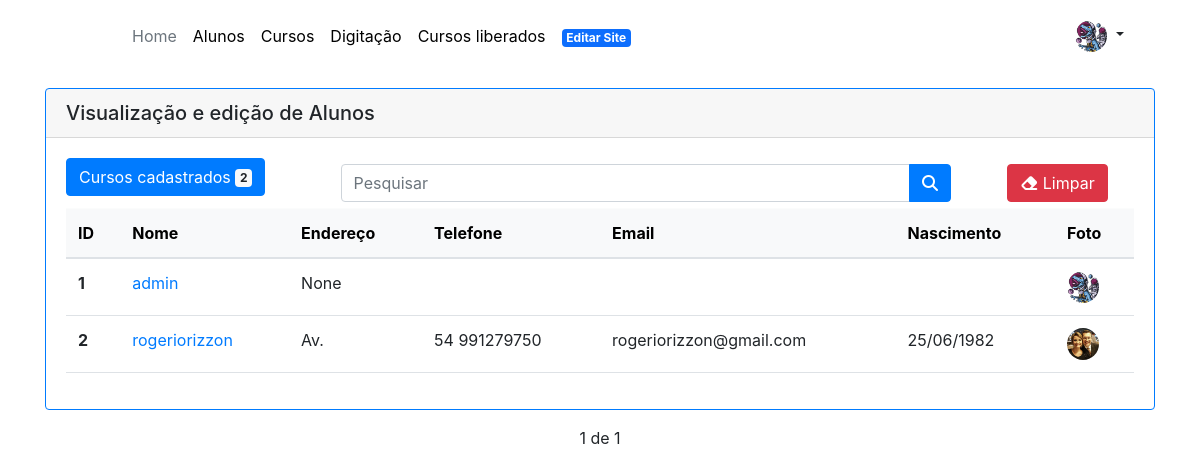
The page /alunos/ (signed in) on the database its author committed.
### aluno/models.py (models this page shows, shortened)
class Aluno(models.Model):
    user = models.OneToOneField(User, on_delete=models.CASCADE, validators=[validators.EmailValidator()])
    nome_completo = models.CharField(max_length=255)
    genero = models.CharField(
        max_length=2,
        default='',
        choices=(
            ('H', 'Homem'),
            ('M', 'Mulher'),
            ('O', 'Outros'),
        )
    )
    endereco = models.CharField(max_length=255, blank=True, null=True)
    numero = models.CharField(max_length=5)
    complemento = models.CharField(max_length=30)
    bairro = models.CharField(max_length=30)
    cep = models.CharField(max_length=8)
    cidade = models.CharField(max_length=30)
    estado = models.CharField(
        max_length=2,
        default='RS',
        choices=(
            ('AC', 'Acre'),
            ('AL', 'Alagoas'),
            ('AP', 'Amapá'),
            ('AM', 'Amazonas'),
            ('BA', 'Bahia'),
            ('CE', 'Ceará'),
            ('DF', 'Distrito Federal'),
            ('ES', 'Espírito Santo'),
            ('GO', 'Goiás'),
            ('MA', 'Maranhão'),
            ('MT', 'Mato Grosso'),
            ('MS', 'Mato Grosso do Sul'),
            ('MG', 'Minas Gerais'),
            ('PA', 'Pará'),
            ('PB', 'Paraíba'),
            ('PR', 'Paraná'),
            ('PE', 'Pernambuco'),
            ('PI', 'Piauí'),
            ('RJ', 'Rio de Janeiro'),
            ('RN', 'Rio Grande do Norte'),
            ('RS', 'Rio Grande do Sul'),
            ('RO', 'Rondônia'),
            ('RR', 'Roraima'),
            ('SC', 'Santa Catarina'),
            ('SP', 'São Paulo'),
            ('SE', 'Sergipe'),
            ('TO', 'Tocantins'),
        )
    )
    telefone = models.CharField(max_length=20)
    email = models.EmailField()
    data_nascimento = models.DateField(blank=True, null=True)
    cpf = models.CharField(max_length=255, blank=True, null=True)
    foto = models.ImageField(upload_to='media/aluno/foto')
    cadastro_completo = models.BooleanField(default=False)
    tour_completo = models.BooleanField(default=True)
    tour_dig_completo = models.BooleanField(default=True)

### aluno/views.py (the view)
# urls.py: path('alunos/', views.lista_alunos, name='aluno_alunos'),
@login_required
def lista_alunos(request):
    alunos_lista = Aluno.objects.all()
    search = request.GET.get('search')
    if search:
        alunos = Aluno.objects.filter(user__username__icontains=search)
    else:
        paginator = Paginator(alunos_lista, 15)
        page = request.GET.get('page')
        alunos = paginator.get_page(page)
    users = User.objects.all()
    alunos_total = alunos_lista.count()
    form = AlunoForm()
    data = {
        'alunos': alunos,
        'form': form,
        'users': users,
        'alunos_total' : alunos_total,
        }
    for aluno in alunos:
        if not aluno.foto:
            aluno.foto = 'media/aluno/foto/default.png'
            aluno.save()
    return render(request, 'aluno/lista_alunos.html', data)

### aluno/forms.py
class AlunoForm(ModelForm):
    class Meta:
        model = Aluno
        fields = ['nome_completo','genero', 'endereco', 'numero','complemento','bairro','cep','cidade','estado', 'telefone', 'email', 'data_nascimento', 'cpf', 'foto']
        widgets = {
            'imagem': forms.FileInput(),
        }

### aluno/context_processors.py (called while the page is built)
def aluno(request):
    if request.user.is_authenticated:
        try:
            aluno = Aluno.objects.get(user=request.user)
        except Aluno.DoesNotExist:
            aluno = None
    else:
        aluno = None
    return {'aluno': aluno}

### pedido/context_processors.py (called while the page is built)
def cart_item_count(request):
    carrinho = request.session.get('carrinho', {})
    total_itens = len(carrinho)
    return {'total_itens': total_itens}

### aluno/templates/aluno/lista_alunos.html (shortened to what this page needs)
{% extends 'aluno/base_admin.html' %}
{% load bootstrap %}
{% load static %}
{% block main %}
  <div class="card border-primary mb-3">
    <h5 class="card-header">Visualização e edição de Alunos</h5>
    <div class="card-body">
      <div class="row d-flex align-items-center">
        <div class="col-3">
            <h5 class="card-title">
                <button type="button" class="btn btn-primary">
                    Cursos cadastrados <span class="badge badge-light">{{ alunos_total }}</span>
                </button>
            </h5>
        </div>
        <div class="col-7">
            <div class="input-group">
                <form method="GET" id="search-form" class="input-group">
                    <input class="form-control" type="text" id="search" name="search" placeholder="Pesquisar" value="{{ request.GET.search }}">
                    <div class="input-group-append">
                        <button type="submit" class="btn btn-primary" id="search-btn">
                            <i class="fas fa-search"></i>
                        </button>
                    </div>
                </form>
            </div>
        </div>
        <div class="col-2">
            <div class="col d-flex justify-content-center">
                <a class="btn btn btn-danger" href="?search=" role="button"><i class="fa-solid fa-eraser"></i> Limpar</a>
            </div>
        </div>
    </div>
      <table class="table">
        <thead class="table-light">
            <tr>
            <th scope="col">ID</th>
            <th scope="col">Nome</th>
            <th scope="col">Endereço</th>
            <th scope="col">Telefone</th>
            <th scope="col">Email</th>
            <th scope="col">Nascimento</th>
            <th scope="col">Foto</th>
            </tr>
        </thead>
        <tbody>
            {% for aluno in alunos %}
                <tr>
                  <th scope="row">{{ aluno.id }}</th>
                  <td><a href="{% url 'aluno_aluno_update' aluno.id %}">{{ aluno.user }}</a></td>
                  <td>{{ aluno.endereco }}</td>
                  <td>{{ aluno.telefone }}</td>
                  <td>{{ aluno.email }}</td>
                  <td>{{ aluno.data_nascimento|date:"d/m/Y" }}</td>
                  <td><img src="{{ aluno.foto.url }}" alt="mdo" width="32" height="32" class="rounded-circle"></td>
                </tr>
            {% endfor %}
        </tbody>
    </table>
    </div>
  </div>
    <div class="text-center">
      <div class="">
          <span class="step-links">
              {% if alunos.paginator.num_pages %}
              <span class="current">
                  {{ alunos.number }} de {{ alunos.paginator.num_pages }}
              </span>
              {% endif %}
          </span>
      </div>
  </div>
{% endblock %}

### aluno/templates/aluno/base_admin.html (shortened to what this page needs)
{% load static %}
<!DOCTYPE html>
<html lang="br">
<head>
    <link rel="stylesheet" href="{% static 'bootstrap/css/bootstrap.css' %}">
    <link rel="stylesheet" href="{% static 'bootstrap/css/bootstrap.min.css' %}">
    <link href="{% static 'fontawesomefree/css/fontawesome.css' %}" rel="stylesheet" type="text/css">
    <link href="{% static 'fontawesomefree/css/brands.css' %}" rel="stylesheet" type="text/css">
    <link href="{% static 'fontawesomefree/css/solid.css' %}" rel="stylesheet" type="text/css">
</head>
<body>
    <div class="container">
        {% include 'aluno/menu_admin.html' %}
    {% block main %}
    {% endblock %}
    <br>
    </div>
</body>
</html>

### aluno/templates/aluno/menu_admin.html (shortened to what this page needs)
{% load static %}
<header class="p-3 mb-3">
    <div class="container">
      <div class="d-flex flex-wrap align-items-center justify-content-center justify-content-lg-start">
        <a href="/" class="d-flex align-items-center mb-2 mb-lg-0 link-body-emphasis text-decoration-none">
          <svg class="bi me-2" width="40" height="32" role="img" aria-label="Bootstrap"><use xlink:href="#bootstrap"/></svg>
        </a>
        <ul class="nav col-12 col-lg-auto me-lg-auto mb-2 justify-content-center mb-md-0">
          {% if user.is_authenticated %}
            <li><a href="/" class="nav-link px-2 link-secondary">Home</a></li>
            <li><a href="/alunos" class="nav-link px-2 link-body-emphasis">Alunos</a></li>
            <li><a href="/curso" class="nav-link px-2 link-body-emphasis">Cursos</a></li>
            <li><a href="/digitacao" class="nav-link px-2 link-body-emphasis">Digitação</a></li>
            <li><a href="/inscricao" class="nav-link px-2 link-body-emphasis">Cursos liberados</a></li>
            <li><a href="/site" class="nav-link px-2 link-body-emphasis"><span class="badge text-bg-primary">Editar Site</span></a></li>
          {% else %}
            <li><a href="#" class="nav-link px-2 link-body-emphasis disabled">Home</a></li>
          {% endif %}
        </ul>
        <div class="dropdown text-end">
          <a href="#" class="d-block link-dark text-decoration-none dropdown-toggle" data-bs-toggle="dropdown" aria-expanded="false">
            {% if aluno.foto %}
              <img src="{% static aluno.foto.url %}" alt="mdo" width="32" height="32" class="rounded-circle">
            {% else %}
              <img src="{% static 'media/aluno/foto/default.png' %}" alt="mdo" width="32" height="32" class="rounded-circle">
            {% endif %}
          </a>
        </div>
      </div>
    </div>
  </header>

### rows shown on the page
Aluno: foto (placeholder picture), id "1", user "admin", endereco "None"
Aluno: id "2", user "rogeriorizzon", endereco "Av.", telefone "54 991279750", email "rogeriorizzon@gmail.com", data_nascimento "25/06/1982", foto (picture)

### other values the page prints
{{ alunos_total }} "2"
{{ alunos.number }} "1"
{{ alunos.paginator.num_pages }} "1"
